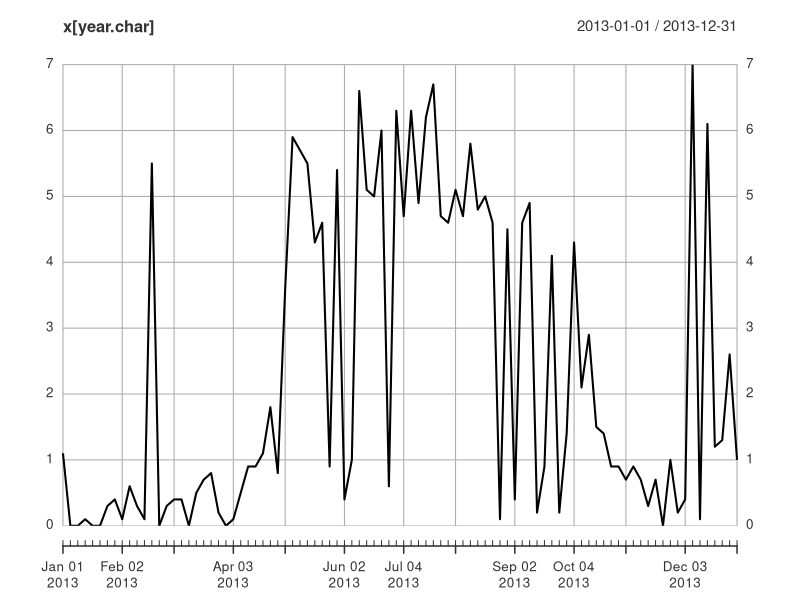
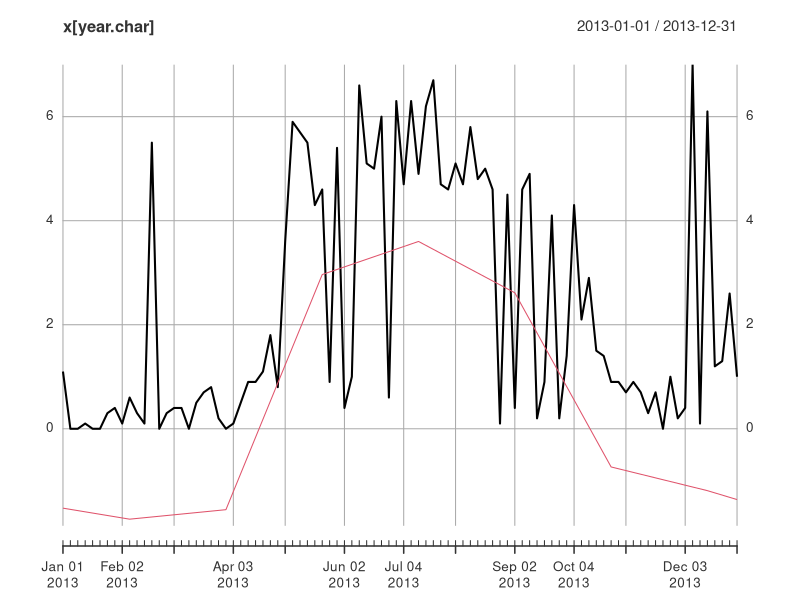
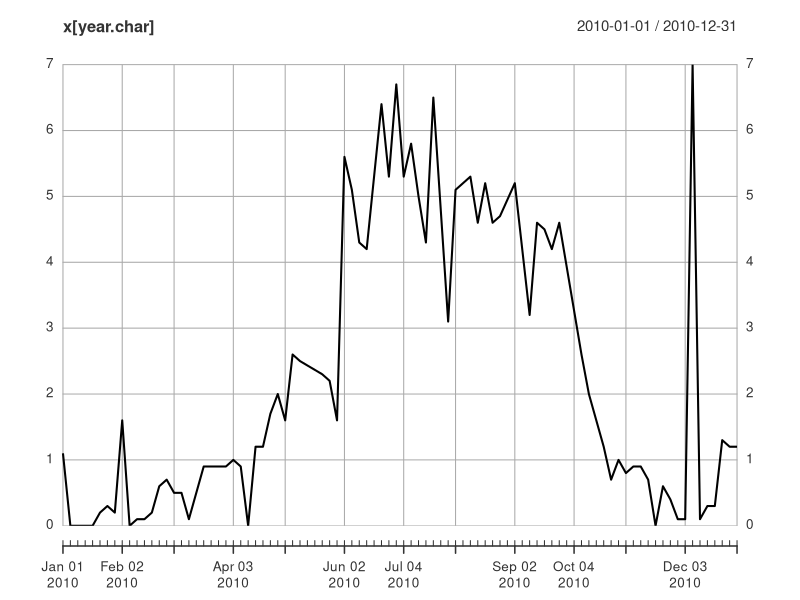
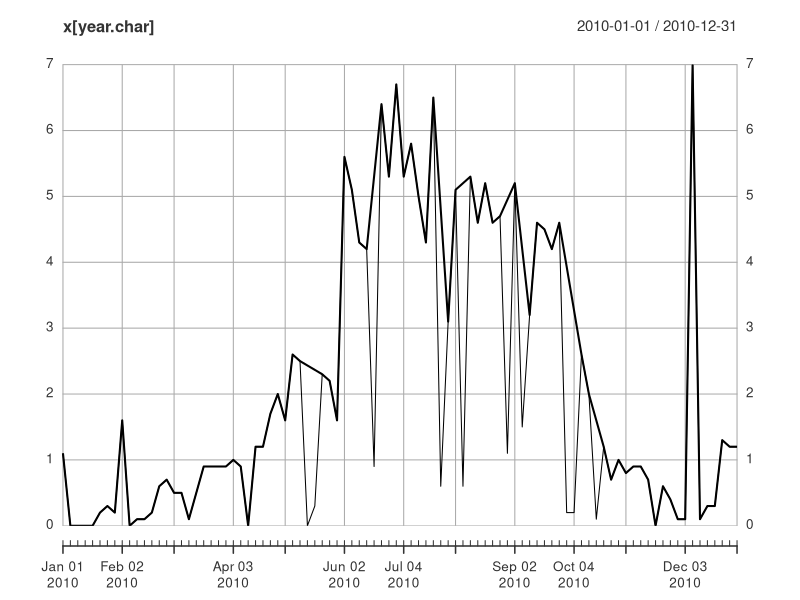

Reproduce these figures in R, in order.
raw <- read.csv("Hidegviz4daysWhole-MCD15A3H-006-results.csv")

library(xts)
LAI.x <- xts(raw[,9],as.Date(raw[,3]))

LAIann <- function(x, year)
{
  year.char <- as.character(year)
  plot(x[year.char])  
}

LAIann(LAI.x, 2013)

LAI.loe <- lowess(index(LAI.x),as.numeric(LAI.x),f=0.01)
LAI.lt <- xts(LAI.loe$y, index(LAI.x))
lines(LAI.lt-2, col=2)

LAI.x1 <- LAI.x
LAI.x1[LAI.x < LAI.lt-2] <- NA
LAI.x1 <- na.approx(LAI.x1)

LAIann(LAI.x1, 2010)
lines(LAI.x)

as.Date(paste0("20",rep(c(paste0("0",2:9),10:16),each=2),c("-05-01","-09-01")))


